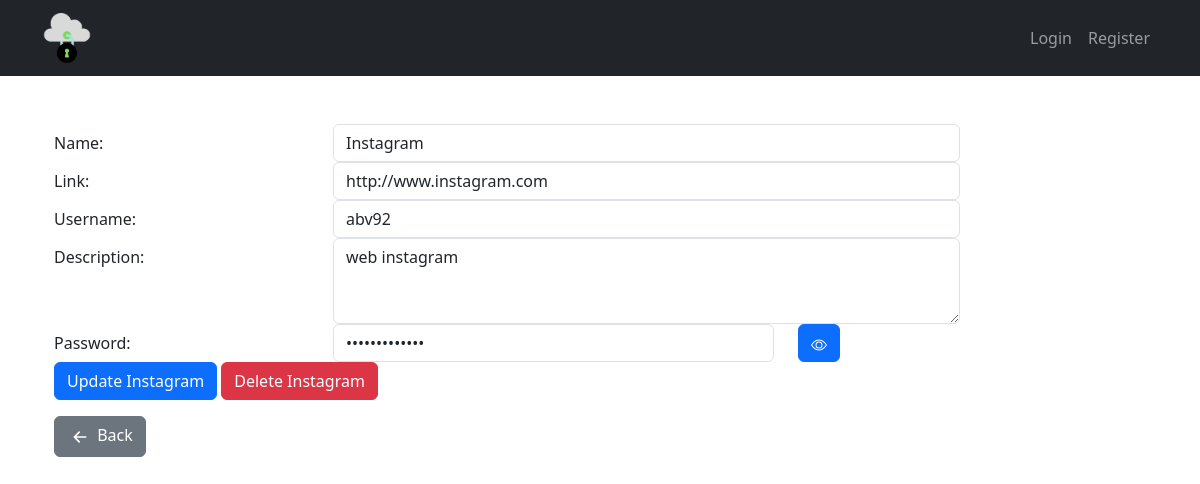
/site/3/, run on the app's committed database.
### core/models.py (models this page shows, shortened)
class Site(models.Model):
    user = models.ForeignKey(User, on_delete=models.CASCADE)
    website_name = models.CharField(max_length=50)
    website_link = models.CharField(max_length=200, null=True, blank=True)
    website_username = models.CharField(max_length=50)
    website_password = models.CharField(max_length=50)
    website_notes = models.CharField(max_length=200, null=True, blank=True)
    created = models.DateTimeField(auto_now_add=True)
    last_modified = models.DateTimeField(auto_now=True)
    class Meta:
        ordering = ['created']

### core/views.py (the view)
# urls.py: path('site/<str:pk>/', views.site, name="site"),
def site(request, pk):
    try:
        sites = Site.objects.get(id=pk)
        context = {
            'sites': sites
        }
    except:
        return redirect("home")
    return render(request, "core/site.html", context)

### core/templates/core/site.html (shortened to what this page needs)
{% extends 'core/base.html' %}
{% block content %}
<div class="container mt-5">
    <div class="container my-5">
        <form method="POST">
            <div class="form-group row">
                <label for="name" class="col-sm-3 col-form-label">Name:</label>
                <div class="col-sm-7">
                    <input type="text" class="form-control" id="name" value="{{sites.website_name}}" readonly>
                </div>
            </div>
            <div class="form-group row">
                <label for="link" class="col-sm-3 col-form-label">Link:</label>
                <div class="col-sm-7">
                    <input type="text" class="form-control" id="link" value="{{sites.website_link}}" readonly>
                </div>
            </div>
            <div class="form-group row">
                <label for="username" class="col-sm-3 col-form-label">Username:</label>
                <div class="col-sm-7">
                    <input type="text" class="form-control" id="username" value="{{sites.website_username}}" readonly>
                </div>
            </div>
            <div class="form-group row">
                <label for="description" class="col-sm-3 col-form-label">Description:</label>
                <div class="col-sm-7">
                    <textarea class="form-control" id="description" rows="3" readonly>{{sites.website_notes}}</textarea>
                </div>
            </div>
            <div class="form-group row">
                <label for="password" class="col-sm-3 col-form-label">Password:</label>
                <div class="col-sm-5">
                    <input type="password" class="form-control" id="password" value="{{sites.website_password}}" readonly>
                </div>
                <div class="col-sm-2">
                    <button type="button" class="btn btn-primary" id="togglePassword">
                    </button>
                </div>
            </div>
            <a href="{% url 'update' sites.id %}" class="btn btn-primary">Update {{sites.website_name}}</a>
            <a href="{% url 'delete' sites.id %}" class="btn btn-danger">Delete {{sites.website_name}}</a>
        </form>
    <a href="{% url 'home' %}" class="btn btn-secondary mt-3"><svg xmlns="http://www.w3.org/2000/svg" width="26" height="26" fill="currentColor" class="bi bi-arrow-left-short" viewBox="0 0 16 16">
    <path fill-rule="evenodd" d="M12 8a.5.5 0 0 1-.5.5H5.707l2.147 2.146a.5.5 0 0 1-.708.708l-3-3a.5.5 0 0 1 0-.708l3-3a.5.5 0 1 1 .708.708L5.707 7.5H11.5a.5.5 0 0 1 .5.5"/>
    </svg>
        Back
    </a>
    </div>
{% endblock %}

### data on the page
Site: website_name "Instagram", website_link "http://www.instagram.com", website_username "abv92", website_notes "web instagram"
